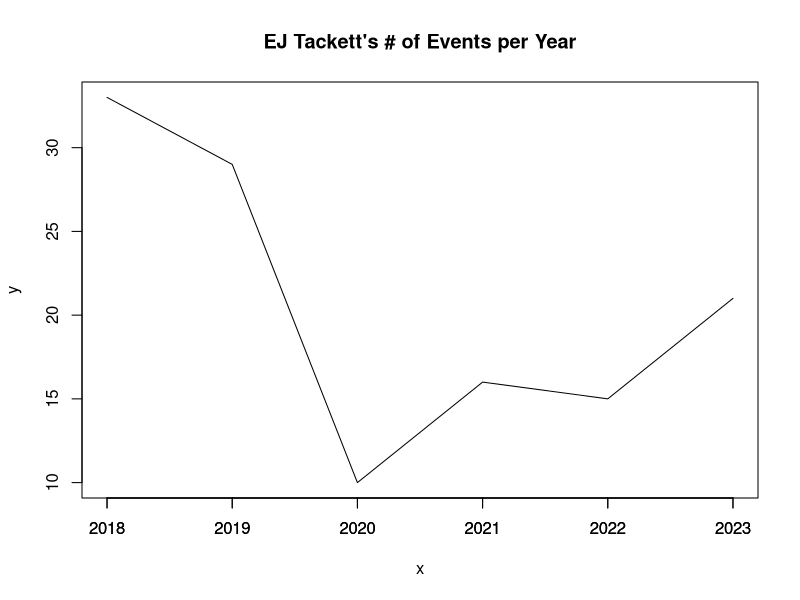

The R source for this figure:
year <- c(2023, 2022, 2021, 2020, 2019, 2018)
events <- c(21, 15, 16, 10, 29, 33)
cashes <- c(13, 14, 13, 8, 22, 21)
matchplay <- c(5, 4, 0, 6, 17, 12)
titles <- c(5, 2, 1, 0, 1, 4)
avg <- c(227.1, 224.5, 220.2, 221.9, 220.4, 217.9)
earnings <- c(458450, 160675, 84370, 106450, 172045, 103992)
x <- 2023:2018

ej_tackett <- data.frame(year, events, cashes, matchplay, titles, avg, earnings)

print(ej_tackett)
plot(x, ej_tackett$events, type="l", ylab="y", main="EJ Tackett's # of Events per Year")
axis(1, at=x, labels=x)
